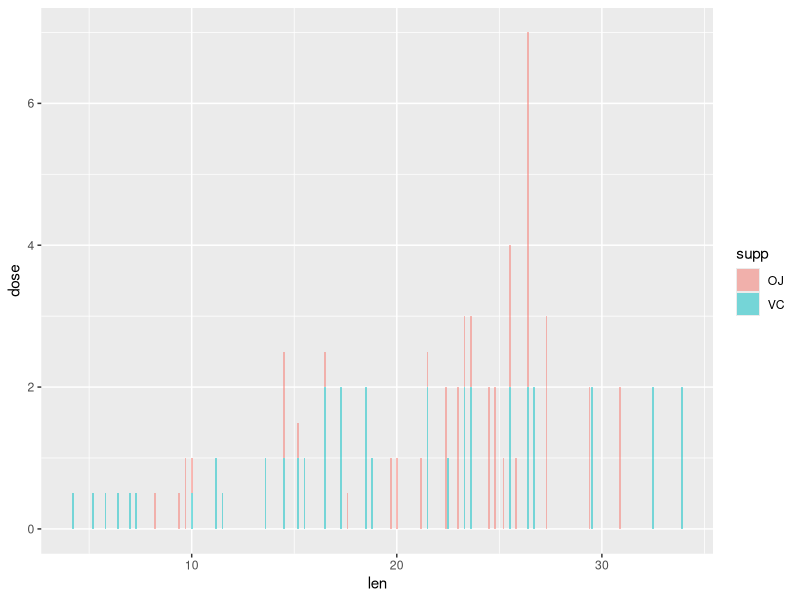
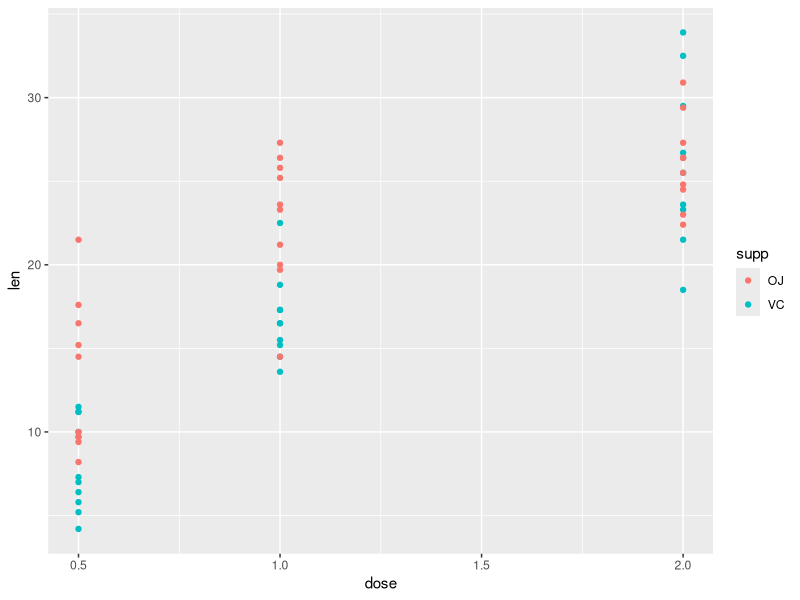
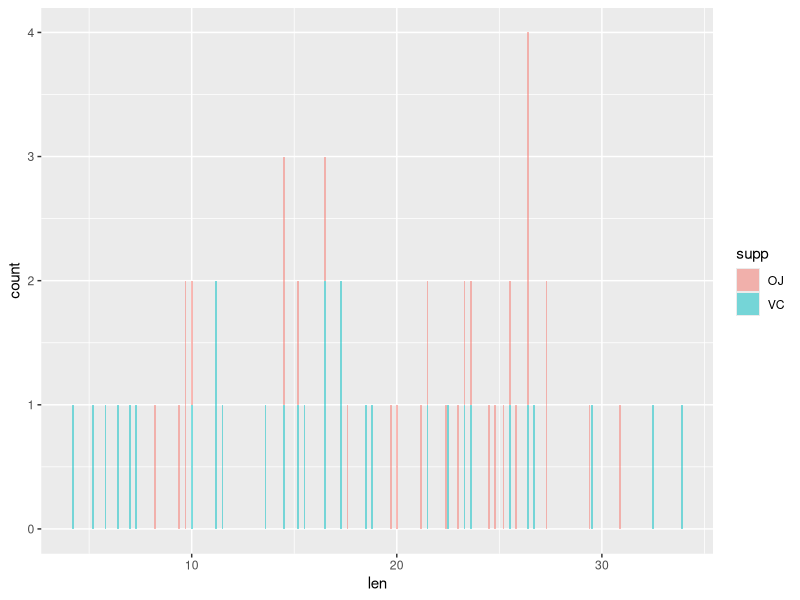

The R script that drew these images, in order:
## ---- chunk 1
knitr::opts_chunk$set(echo = TRUE)
## ---- chunk 2

library(ggplot2)
library(ggpubr)
library(tidyr)
library(stringr)
library(dplyr)

data("ToothGrowth")

head(ToothGrowth)

tail(ToothGrowth)

str(ToothGrowth)

## ---- chunk 3

# Overlaid histograms with means
plot1 <- ggplot(ToothGrowth, aes(x=len, y=dose, fill=supp)) +geom_bar(alpha=.5, stat = "identity")

plot1

plot2 <- quickplot(dose, len, data = ToothGrowth, colour=supp)

plot2

plot3 <- ggplot(ToothGrowth, aes(x=len,fill=supp)) +geom_bar(alpha=.5)

plot3

quicksummary <-ToothGrowth %>% group_by(supp) %>% summarize(count = n())

orangejuice <- ToothGrowth %>% filter(supp == "OJ")

ascorbicacid <- ToothGrowth %>% filter(supp == "VC")
